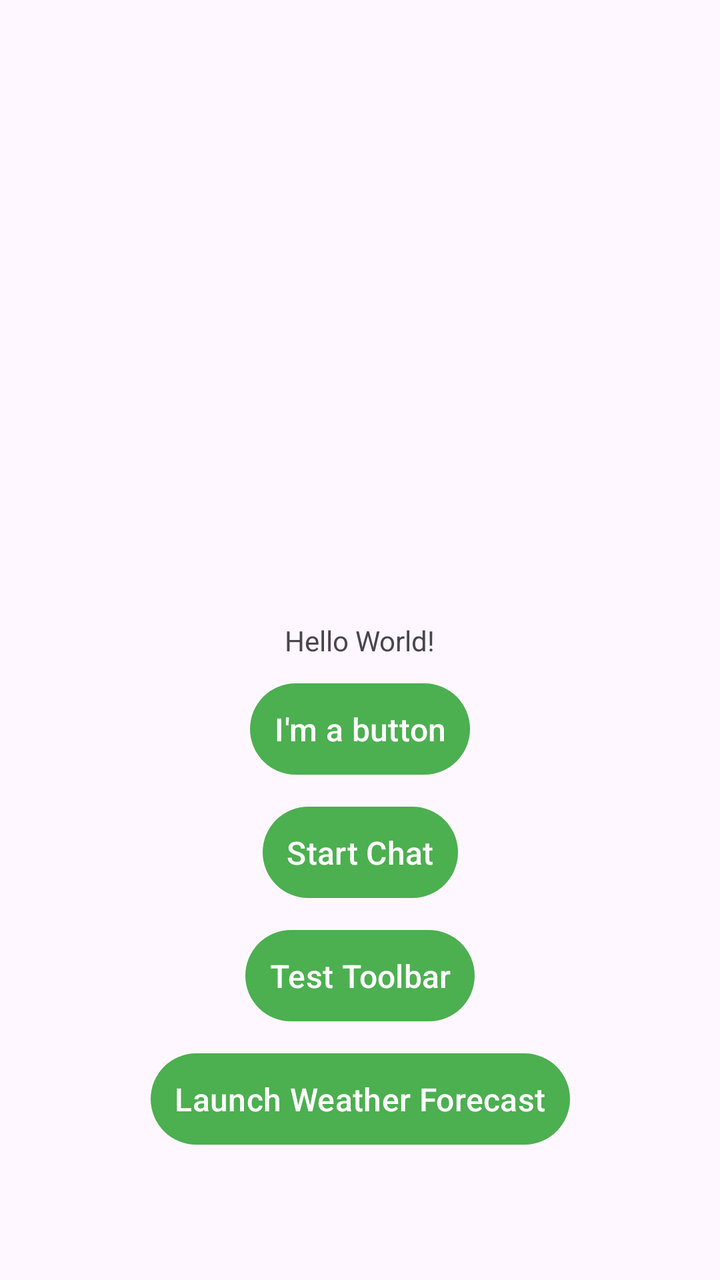
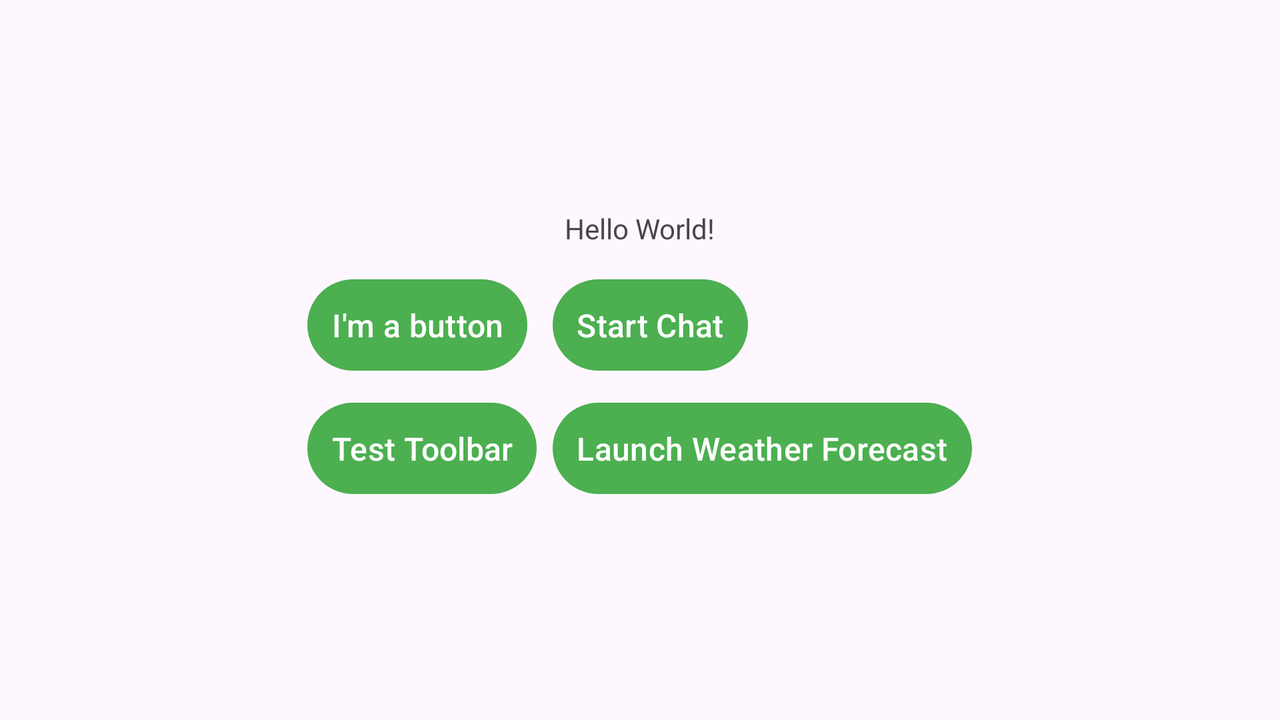

An Android layout and its configuration variant, each rendered on a device that would load it. The default file and the variant file are quoted in full after the pictures.
<!-- AndroidManifest.xml: application theme Theme.AndroidAssignments -->
<!-- res/layout/activity_main.xml -->
<?xml version="1.0" encoding="utf-8"?>
<androidx.constraintlayout.widget.ConstraintLayout xmlns:android="http://schemas.android.com/apk/res/android"
    xmlns:app="http://schemas.android.com/apk/res-auto"
    xmlns:tools="http://schemas.android.com/tools"
    android:id="@+id/main"
    android:layout_width="match_parent"
    android:layout_height="match_parent"
    tools:context=".MainActivity">

    <TextView
        android:id="@+id/textView"
        android:layout_width="wrap_content"
        android:layout_height="wrap_content"
        android:text="@string/hello_message"
        app:layout_constraintBottom_toBottomOf="parent"
        app:layout_constraintEnd_toEndOf="parent"
        app:layout_constraintStart_toStartOf="parent"
        app:layout_constraintTop_toTopOf="parent" />

    <Button
        android:id="@+id/button"
        android:layout_width="wrap_content"
        android:layout_height="wrap_content"
        android:text="@string/ButtonText"
        app:layout_constraintTop_toBottomOf="@+id/textView"
        app:layout_constraintStart_toStartOf="parent"
        app:layout_constraintEnd_toEndOf="parent"
        tools:layout_editor_absoluteX="144dp"
        tools:layout_editor_absoluteY="375dp"
        style="@style/CustomButtonStyle" />

    <Button
        android:id="@+id/startChatButton"
        android:layout_width="wrap_content"
        android:layout_height="wrap_content"
        android:text="@string/start_chat"
        app:layout_constraintTop_toBottomOf="@+id/button"
        app:layout_constraintStart_toStartOf="parent"
        app:layout_constraintEnd_toEndOf="parent"
        style="@style/CustomButtonStyle" />

    <Button
        android:id="@+id/testToolbarButton"
        android:layout_width="wrap_content"
        android:layout_height="wrap_content"
        android:text="@string/test_toolbar"
        app:layout_constraintTop_toBottomOf="@+id/startChatButton"
        app:layout_constraintStart_toStartOf="parent"
        app:layout_constraintEnd_toEndOf="parent"
        style="@style/CustomButtonStyle" />

    <Button
        android:id="@+id/weatherForecastButton"
        android:layout_width="wrap_content"
        android:layout_height="wrap_content"
        android:text="@string/weather_forecast"
        app:layout_constraintTop_toBottomOf="@+id/testToolbarButton"
        app:layout_constraintStart_toStartOf="parent"
        app:layout_constraintEnd_toEndOf="parent"
        android:layout_marginTop="16dp"
        style="@style/CustomButtonStyle" />


</androidx.constraintlayout.widget.ConstraintLayout>
<!-- resources referenced by this layout -->
<resources>
  <string name="ButtonText">I\'m a button</string>
  <string name="hello_message">Hello World!</string>
  <string name="start_chat">Start Chat</string>
  <string name="test_toolbar">Test Toolbar</string>
  <string name="weather_forecast">Launch Weather Forecast</string>
  <style name="CustomButtonStyle" parent="Widget.Material3.Button">
          
          <item name="android:layout_height">48dp</item>
  
          
          <item name="android:padding">12dp</item>
  
          
          <item name="android:layout_margin">8dp</item>
  
          
          <item name="android:textSize">16sp</item>
  
          
          <item name="android:textColor">@color/white</item>
  
          
          <item name="backgroundTint">@color/material_green</item>
  
          
          <item name="android:textAllCaps">false</item>
      </style>
  <style name="Theme.AndroidAssignments" parent="Base.Theme.AndroidAssignments" />
  <color name="white">#FFFFFF</color>
  <color name="material_green">#4CAF50</color>
  <style name="Base.Theme.AndroidAssignments" parent="Theme.Material3.DayNight">
          
          
      </style>
</resources>
<!-- res/layout-land/activity_main.xml (the repository's variant of the layout above) -->
<!-- drawn on the phone turned sideways -->
<?xml version="1.0" encoding="utf-8"?>
<LinearLayout xmlns:android="http://schemas.android.com/apk/res/android"
    xmlns:tools="http://schemas.android.com/tools"
    android:id="@+id/main"
    android:layout_width="match_parent"
    android:layout_height="match_parent"
    android:orientation="vertical"
    android:gravity="center"
    android:padding="16dp"
    tools:context=".MainActivity">

    <TextView
        android:id="@+id/textView"
        android:layout_width="wrap_content"
        android:layout_height="wrap_content"
        android:text="@string/hello_message"
        android:layout_marginBottom="8dp" />

    <GridLayout
        android:layout_width="wrap_content"
        android:layout_height="wrap_content"
        android:columnCount="2"
        android:rowCount="2"
        android:alignmentMode="alignMargins"
        android:useDefaultMargins="true">

        <Button
            android:id="@+id/button"
            android:layout_width="wrap_content"
            android:layout_height="wrap_content"
            android:text="@string/ButtonText"
            android:layout_row="0"
            android:layout_column="0"
            android:layout_margin="4dp"
            style="@style/CustomButtonStyle" />

        <Button
            android:id="@+id/startChatButton"
            android:layout_width="wrap_content"
            android:layout_height="wrap_content"
            android:text="@string/start_chat"
            android:layout_row="0"
            android:layout_column="1"
            android:layout_margin="4dp"
            style="@style/CustomButtonStyle" />

        <Button
            android:id="@+id/testToolbarButton"
            android:layout_width="wrap_content"
            android:layout_height="wrap_content"
            android:text="@string/test_toolbar"
            android:layout_row="1"
            android:layout_column="0"
            android:layout_margin="4dp"
            style="@style/CustomButtonStyle" />

        <Button
            android:id="@+id/weatherForecastButton"
            android:layout_width="wrap_content"
            android:layout_height="wrap_content"
            android:text="@string/weather_forecast"
            android:layout_row="1"
            android:layout_column="1"
            android:layout_margin="4dp"
            style="@style/CustomButtonStyle" />

    </GridLayout>

</LinearLayout>
